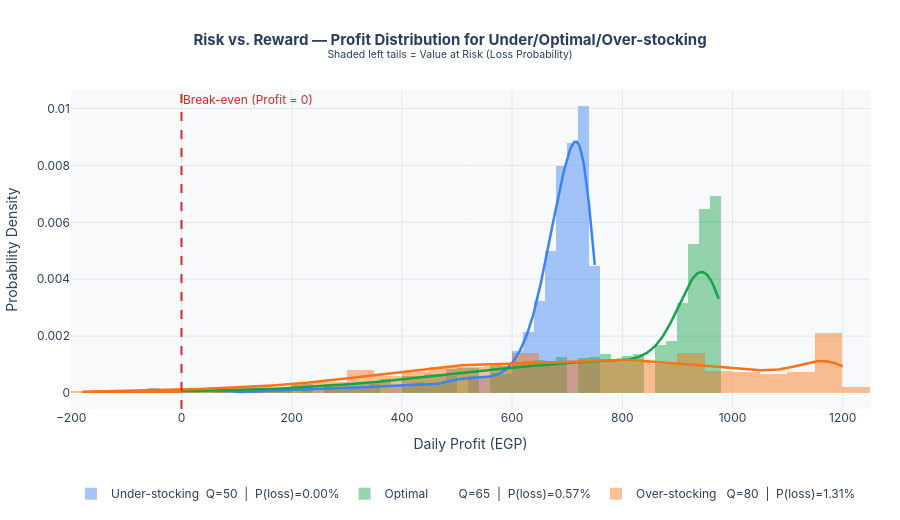

The code cell stored with this chart in its notebook:
### Markdown cell above
---
## 17. 📊 Risk vs. Reward Analysis (Profit Distribution Comparison)

Overlapping **profit histograms / KDE** for three scenarios:

| Scenario | Q value | Label |
|----------|---------|-------|
| Optimal | Q\* (simulation) | Green |
| Under-stocking | Q\* − 15 | Blue |
| Over-stocking | Q\* + 15 | Orange |

The **shaded left tail** (profit < 0) represents the **Value at Risk** (loss probability) for each scenario.

### Code cell
# ══════════════════════════════════════════════════════════════════════════
#  SECTION 17 — RISK vs. REWARD: Profit Distribution Comparison
# ══════════════════════════════════════════════════════════════════════════

import numpy as np
import plotly.graph_objects as go
from scipy.stats import gaussian_kde

# --- Three Q scenarios ---
_Q_opt   = int(Q_star_sim)           # from Section 5 (original)
_Q_under = max(30, _Q_opt - 15)      # under-stocking
_Q_over  = min(95, _Q_opt + 15)      # over-stocking

_scenarios = [
    (_Q_under, '#3b82f6', 'Under-stocking  Q=' + str(_Q_under)),
    (_Q_opt,   '#16a34a', 'Optimal         Q=' + str(_Q_opt)),
    (_Q_over,  '#f97316', 'Over-stocking   Q=' + str(_Q_over)),
]

_fig_risk = go.Figure()

for _Qv, _clr, _lbl in _scenarios:
    _D_s, _ = generate_demand(N_DAYS, mode='normal', seed=GLOBAL_SEED + _Qv)
    _prf    = compute_profit(_Qv, _D_s)['profit']
    _loss_p = float(np.mean(_prf < 0))

    # Histogram (semi-transparent)
    _fig_risk.add_trace(go.Histogram(
        x=_prf, nbinsx=60,
        name=_lbl + f'  |  P(loss)={_loss_p:.2%}',
        marker_color=_clr, opacity=0.45,
        histnorm='probability density'
    ))

    # KDE smooth curve
    _kde  = gaussian_kde(_prf, bw_method='scott')
    _xgrd = np.linspace(_prf.min(), _prf.max(), 400)
    _fig_risk.add_trace(go.Scatter(
        x=_xgrd, y=_kde(_xgrd),
        mode='lines',
        line=dict(color=_clr, width=2.5),
        showlegend=False
    ))

    # Shade loss region (profit < 0)
    _x_loss = _xgrd[_xgrd < 0]
    if len(_x_loss) > 0:
        _fig_risk.add_trace(go.Scatter(
            x=np.concatenate([[_x_loss[0]], _x_loss, [_x_loss[-1]]]),
            y=np.concatenate([[0], _kde(_x_loss), [0]]),
            fill='toself',
            fillcolor=_clr.replace(')', ',0.20)').replace('rgb', 'rgba'),
            line=dict(width=0),
            showlegend=False,
            hoverinfo='skip'
        ))

# Break-even line
_fig_risk.add_vline(
    x=0, line_dash='dash', line_color='#dc2626', line_width=2,
    annotation_text='Break-even (Profit = 0)',
    annotation_font_size=12, annotation_font_color='#dc2626'
)

_fig_risk.update_layout(
    title=dict(
        text='<b>Risk vs. Reward — Profit Distribution for Under/Optimal/Over-stocking</b><br>'
             '<sup>Shaded left tails = Value at Risk (Loss Probability)</sup>',
        x=0.5, font=dict(size=15)
    ),
    xaxis_title='Daily Profit (EGP)',
    yaxis_title='Probability Density',
    barmode='overlay',
    height=520,
    plot_bgcolor='#f8f9fa',
    paper_bgcolor='white',
    font=dict(family='Inter,Arial', size=12),
    legend=dict(orientation='h', y=-0.22, x=0),
    margin=dict(t=90, b=90, l=60, r=30)
)
_fig_risk.update_xaxes(gridcolor='#e5e7eb')
_fig_risk.update_yaxes(gridcolor='#e5e7eb')
_fig_risk.show()

print('\nRisk Summary:')
for _Qv, _, _lbl in _scenarios:
    _D_s, _ = generate_demand(N_DAYS, mode='normal', seed=GLOBAL_SEED + _Qv)
    _prf    = compute_profit(_Qv, _D_s)['profit']
    print(f'  {_lbl.strip():35s}  Avg={np.mean(_prf):.1f} EGP  '
          f'P(loss)={np.mean(_prf<0):.2%}  Std={np.std(_prf):.1f}')

### Figure 1 — Plotly figure (JSON) as saved in the notebook; plotly's stock layout.template omitted (floating-point values rounded to 4 significant figures; data arrays with more than 128 entries replaced by an {"elided": "..."} marker saying what was removed)
{"data": [{"histnorm": "probability density", "marker": {"color": "#3b82f6"}, "name": "Under-stocking  Q=50  |  P(loss)=0.00%", "nbinsx": 60, "opacity": 0.45, "type": "histogram", "x": {"elided": "10000 int values"}}, {"line": {"color": "#3b82f6", "width": 2.5}, "mode": "lines", "showlegend": false, "type": "scatter", "x": {"elided": "400 float values"}, "y": {"elided": "400 float values"}}, {"histnorm": "probability density", "marker": {"color": "#16a34a"}, "name": "Optimal         Q=65  |  P(loss)=0.57%", "nbinsx": 60, "opacity": 0.45, "type": "histogram", "x": {"elided": "10000 int values"}}, {"line": {"color": "#16a34a", "width": 2.5}, "mode": "lines", "showlegend": false, "type": "scatter", "x": {"elided": "400 float values"}, "y": {"elided": "400 float values"}}, {"fill": "toself", "fillcolor": "#16a34a", "hoverinfo": "skip", "line": {"width": 0}, "showlegend": false, "type": "scatter", "x": [-60.0, -60.0, -57.41, -54.81, -52.22, -49.62, -47.03, -44.44, -41.84, -39.25, -36.65, -34.06, -31.47, -28.87, -26.28, -23.68, -21.09, -18.5, -15.9, -13.31, -10.71, -8.12, -5.526, -2.932, -0.3383, -0.3383], "y": [0.0, 5.964e-05, 6.082e-05, 6.182e-05, 6.265e-05, 6.33e-05, 6.378e-05, 6.411e-05, 6.43e-05, 6.436e-05, 6.431e-05, 6.417e-05, 6.396e-05, 6.369e-05, 6.339e-05, 6.308e-05, 6.277e-05, 6.248e-05, 6.222e-05, 6.201e-05, 6.187e-05, 6.179e-05, 6.179e-05, 6.187e-05, 6.204e-05, 0.0]}, {"histnorm": "probability density", "marker": {"color": "#f97316"}, "name": "Over-stocking   Q=80  |  P(loss)=1.31%", "nbinsx": 60, "opacity": 0.45, "type": "histogram", "x": {"elided": "10000 int values"}}, {"line": {"color": "#f97316", "width": 2.5}, "mode": "lines", "showlegend": false, "type": "scatter", "x": {"elided": "400 float values"}, "y": {"elided": "400 float values"}}, {"fill": "toself", "fillcolor": "#f97316", "hoverinfo": "skip", "line": {"width": 0}, "showlegend": false, "type": "scatter", "x": [-180.0, -180.0, -176.5, -173.1, -169.6, -166.2, -162.7, -159.2, -155.8, -152.3, -148.9, -145.4, -142.0, -138.5, -135.0, -131.6, -128.1, -124.7, -121.2, -117.7, -114.3, -110.8, -107.4, -103.9, -100.5, -96.99, -93.53, -90.08, -86.62, -83.16, -79.7, -76.24, -72.78, -69.32, -65.86, -62.41, -58.95, -55.49, -52.03, -48.57, -45.11, -41.65, -38.2, -34.74, -31.28, -27.82, -24.36, -20.9, -17.44, -13.98, -10.53, -7.068, -3.609, -0.1504, -0.1504], "y": [0.0, 4.254e-05, 4.382e-05, 4.503e-05, 4.616e-05, 4.721e-05, 4.82e-05, 4.911e-05, 4.997e-05, 5.076e-05, 5.151e-05, 5.222e-05, 5.29e-05, 5.355e-05, 5.419e-05, 5.483e-05, 5.548e-05, 5.614e-05, 5.682e-05, 5.754e-05, 5.83e-05, 5.91e-05, 5.996e-05, 6.087e-05, 6.185e-05, 6.29e-05, 6.401e-05, 6.52e-05, 6.646e-05, 6.78e-05, 6.921e-05, 7.07e-05, 7.226e-05, 7.389e-05, 7.56e-05, 7.738e-05, 7.922e-05, 8.113e-05, 8.309e-05, 8.512e-05, 8.72e-05, 8.933e-05, 9.151e-05, 9.372e-05, 9.598e-05, 9.827e-05, 0.0001006, 0.0001029, 0.0001053, 0.0001077, 0.0001101, 0.0001125, 0.0001149, 0.0001173, 0.0]}], "layout": {"annotations": [{"font": {"color": "#dc2626", "size": 12}, "showarrow": false, "text": "Break-even (Profit = 0)", "x": 0, "xanchor": "left", "xref": "x", "y": 1, "yanchor": "top", "yref": "y domain"}], "barmode": "overlay", "font": {"family": "Inter,Arial", "size": 12}, "height": 520, "legend": {"orientation": "h", "x": 0, "y": -0.22}, "margin": {"b": 90, "l": 60, "r": 30, "t": 90}, "paper_bgcolor": "white", "plot_bgcolor": "#f8f9fa", "shapes": [{"line": {"color": "#dc2626", "dash": "dash", "width": 2}, "type": "line", "x0": 0, "x1": 0, "xref": "x", "y0": 0, "y1": 1, "yref": "y domain"}], "title": {"font": {"size": 15}, "text": "<b>Risk vs. Reward — Profit Distribution for Under/Optimal/Over-stocking</b><br><sup>Shaded left tails = Value at Risk (Loss Probability)</sup>", "x": 0.5}, "xaxis": {"gridcolor": "#e5e7eb", "title": {"text": "Daily Profit (EGP)"}}, "yaxis": {"gridcolor": "#e5e7eb", "title": {"text": "Probability Density"}}}}
